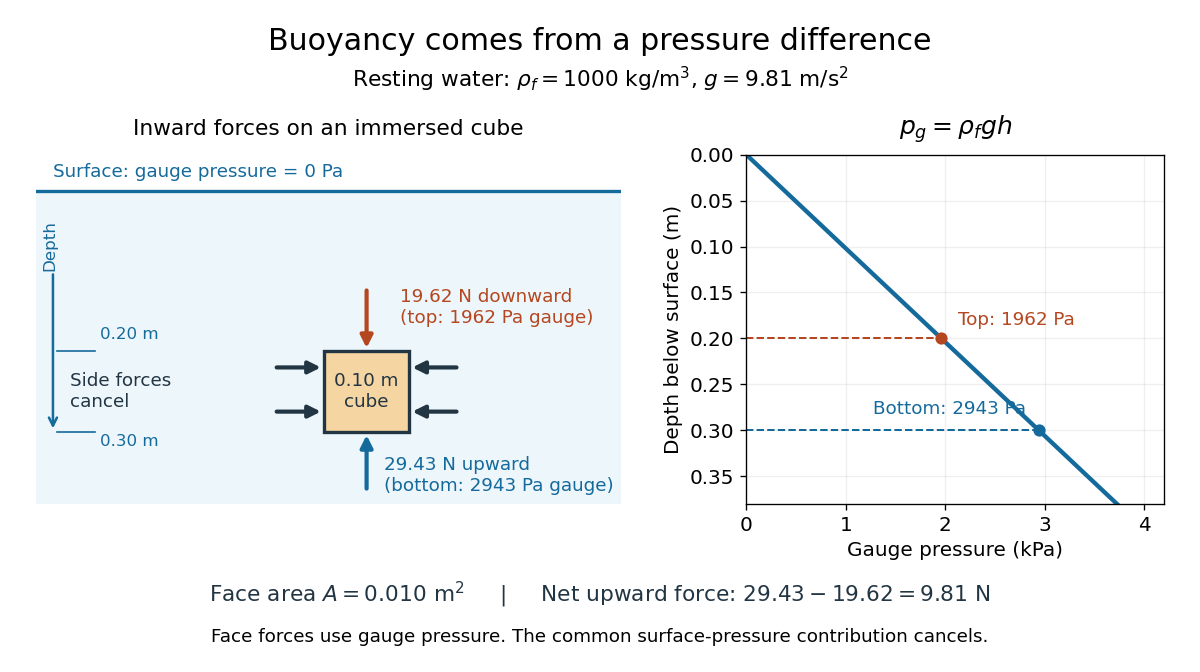

This chart was generated by the following Python code:
"""Draw hydrostatic face forces and pressure versus depth; save PNG to cwd.

Tested with Python 3.14.4, numpy 2.3.5 and matplotlib 3.10.7.
"""
from pathlib import Path

import matplotlib
matplotlib.use("Agg")
import matplotlib.pyplot as plt
from matplotlib.patches import Rectangle
import numpy as np

rho, g, side = 1000.0, 9.81, 0.10
area, volume = side**2, side**3
top, bottom = 0.20, 0.30
pressures = rho * g * np.array([top, bottom])
forces = pressures * area
assert np.allclose(pressures, [1962, 2943])
assert np.allclose(forces, [19.62, 29.43])
assert np.isclose(forces[1] - forces[0], rho * g * volume)
assert np.isclose(rho * g * volume, 9.81)

plt.rcParams.update({"font.size": 12, "figure.facecolor": "white", "axes.facecolor": "white"})
blue, orange, ink = "#156a9c", "#b54720", "#223543"
fig, (ax, chart) = plt.subplots(1, 2, figsize=(10, 5.6), dpi=120,
                              gridspec_kw={"width_ratios": [1.4, 1]})
fig.subplots_adjust(left=0.03, right=0.97, top=0.77, bottom=0.25, wspace=0.25)
fig.suptitle("Buoyancy comes from a pressure difference", fontsize=18, y=0.96)
fig.text(0.5, 0.87, r"Resting water: $\rho_f=1000\ \mathrm{kg/m^3}$, $g=9.81\ \mathrm{m/s^2}$", ha="center", fontsize=13)
ax.set_title("Inward forces on an immersed cube", fontsize=13, pad=12)
ax.set_xlim(-0.27, 0.42)
ax.set_ylim(0.39, -0.045)
ax.axis("off")
ax.add_patch(Rectangle((-0.27, 0), 0.69, 0.39, facecolor="#edf6fb", edgecolor="none"))
ax.plot([-0.27, 0.42], [0, 0], color=blue, lw=2)
ax.text(-0.25, -0.017, "Surface: gauge pressure = 0 Pa", color=blue, fontsize=11)
x0 = 0.07
ax.add_patch(Rectangle((x0, top), side, side, facecolor="#f5d5a1", edgecolor=ink, lw=2, zorder=3))
ax.text(x0 + side/2, (top+bottom)/2, "0.10 m\ncube", ha="center", va="center", fontsize=11, color=ink, zorder=5)


def arrow(start, end, color):
    ax.annotate("", xy=end, xytext=start,
                arrowprops={"arrowstyle": "-|>", "lw": 2.5, "color": color, "mutation_scale": 15}, zorder=4)


arrow((0.12, 0.12), (0.12, top), orange)
arrow((0.12, 0.375), (0.12, bottom), blue)
ax.text(0.16, 0.145, "19.62 N downward\n(top: 1962 Pa gauge)", va="center", color=orange, fontsize=11)
ax.text(0.14, 0.355, "29.43 N upward\n(bottom: 2943 Pa gauge)", va="center", color=blue, fontsize=11)
for h in [0.22, 0.275]:
    arrow((x0 - 0.06, h), (x0, h), ink)
    arrow((x0 + side + 0.06, h), (x0 + side, h), ink)
ax.text(-0.23, 0.25, "Side forces\ncancel", va="center", color=ink, fontsize=11)
for h, label in [(top, "0.20 m"), (bottom, "0.30 m")]:
    ax.plot([-0.245, -0.20], [h, h], color=blue, lw=1)
    ax.text(-0.195, h + (0.018 if h == bottom else -0.015), label, color=blue, fontsize=10)
ax.annotate("", xy=(-0.25, 0.30), xytext=(-0.25, 0.10),
            arrowprops={"arrowstyle": "->", "color": blue, "lw": 1.5})
ax.text(-0.262, 0.10, "Depth", va="bottom", color=blue, rotation=90, fontsize=10)

h = np.linspace(0, 0.38, 250)
chart.plot(rho*g*h/1000, h, color=blue, lw=2.6)
chart.set_xlim(0, 4.2)
chart.set_ylim(0.38, 0)
chart.set_xlabel("Gauge pressure (kPa)")
chart.set_ylabel("Depth below surface (m)")
chart.set_title(r"$p_g=\rho_fgh$", fontsize=15, pad=12)
chart.grid(alpha=0.20)
for h, p, color, label in zip([top, bottom], pressures, [orange, blue], ["Top", "Bottom"]):
    chart.plot([0, p/1000], [h, h], color=color, lw=1.2, ls="--")
    chart.scatter(p/1000, h, color=color, s=40, zorder=4)
    chart.annotate(f"{label}: {p:.0f} Pa", (p/1000, h),
                   xytext=(10, 8) if label == "Top" else (-8, 10),
                   ha="left" if label == "Top" else "right",
                   textcoords="offset points", color=color, fontsize=11)
fig.text(0.5, 0.105, r"Face area $A=0.010\ \mathrm{m^2}$     |     Net upward force: $29.43-19.62=9.81\ \mathrm{N}$",
         ha="center", color=ink, fontsize=13)
fig.text(0.5, 0.045, "Face forces use gauge pressure. The common surface-pressure contribution cancels.",
         ha="center", fontsize=11)
fig.savefig(Path.cwd() / (Path(__file__).stem + ".png"), facecolor="white", transparent=False)
plt.close(fig)
